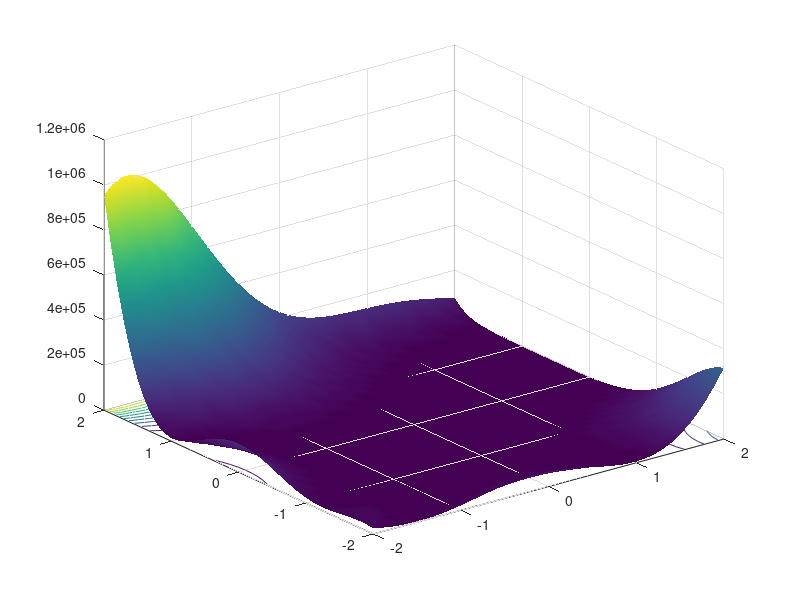

Here is the MATLAB script that generated this plot:
function Drawgold()
x = [-2:0.1:2];
y = x;
[X,Y]=meshgrid(x,y);
[row,col]=size(X);
for l=1:col
    for h=1:row
        z(h,l)=gold([X(h,l),Y(h,l)]);
    end
end
surfc(X,Y,z);
shading interp

% Goldstein and Price Function
% The number of variables n = 2
% Matlab Code by A. Hedar (Sep. 29, 2005)

function y = gold(x)
a = 1+(x(1)+x(2)+1)^2*(19-14*x(1)+3*x(1)^2-14*x(2)+6*x(1)*x(2)+3*x(2)^2);
b = 30+(2*x(1)-3*x(2))^2*(18-32*x(1)+12*x(1)^2+48*x(2)-36*x(1)*x(2)+27*x(2)^2);
y = a*b;
